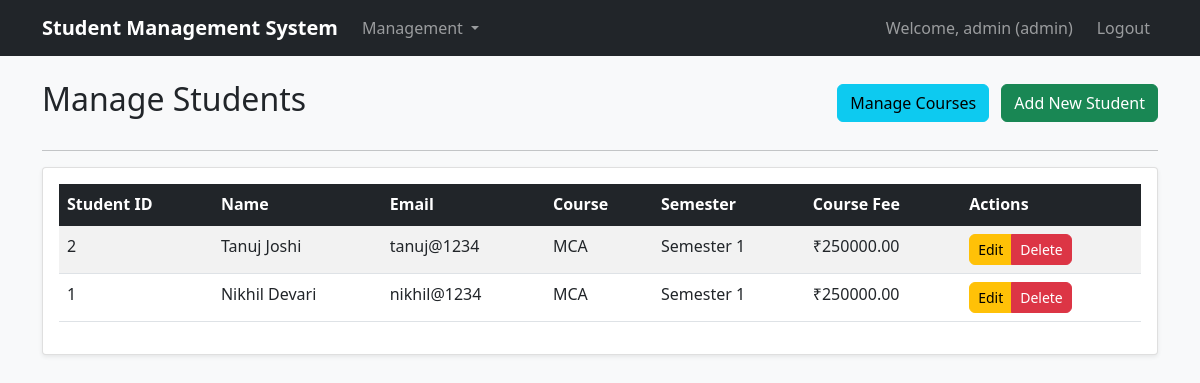
The app's page /admin/students (signed in) with its own data.
### tables this page shows
CREATE TABLE students (
            id INTEGER PRIMARY KEY AUTOINCREMENT,
            student_id TEXT UNIQUE NOT NULL,
            name TEXT NOT NULL,
            email TEXT UNIQUE NOT NULL,
            phone TEXT,
            course_id INTEGER,
            semester INTEGER NOT NULL,
            password TEXT NOT NULL,
            created_at TIMESTAMP DEFAULT CURRENT_TIMESTAMP,
            FOREIGN KEY (course_id) REFERENCES courses (id)
        );

CREATE TABLE courses (
            id INTEGER PRIMARY KEY AUTOINCREMENT,
            course_code TEXT UNIQUE NOT NULL,
            course_name TEXT NOT NULL,
            fee_amount DECIMAL(10,2) NOT NULL,
            duration INTEGER,
            description TEXT,
            created_at TIMESTAMP DEFAULT CURRENT_TIMESTAMP
        );

### app.py (the view)
@app.route('/admin/students')
def manage_students():
    if 'user_type' not in session or session['user_type'] != 'admin':
        return redirect(url_for('login'))
    conn = get_db_connection()
    students = conn.execute('''
        SELECT s.*, c.course_name, c.fee_amount
        FROM students s
        LEFT JOIN courses c ON s.course_id = c.id
        ORDER BY s.created_at DESC
    ''').fetchall()
    conn.close()
    return render_template('manage_students.html', students=students)

### database.py (called while the page is built)
def get_db_connection():
    conn = sqlite3.connect('student_management.db')
    conn.row_factory = sqlite3.Row
    return conn

### templates/manage_students.html (shortened to what this page needs)
{% extends "base.html" %}
{% block content %}
<div class="row">
    <div class="col-12">
        <div class="d-flex justify-content-between align-items-center mb-4">
            <h2>Manage Students</h2>
            <div>
                <a href="{{ url_for('manage_courses') }}" class="btn btn-info me-2">Manage Courses</a>
                <a href="{{ url_for('add_student') }}" class="btn btn-success">Add New Student</a>
            </div>
        </div>
        <hr>
    </div>
</div>
{% if not students %}
<div class="row">
    <div class="col-12">
        <div class="card border-info">
            <div class="card-body text-center py-5">
                <h4>No Students Found</h4>
                <p class="text-muted">Get started by adding your first student.</p>
                <a href="{{ url_for('add_student') }}" class="btn btn-primary btn-lg">Add First Student</a>
                <div class="mt-3">
                    <small class="text-muted">
                        Make sure you have <a href="{{ url_for('manage_courses') }}">created courses first</a> to assign students.
                    </small>
                </div>
            </div>
        </div>
    </div>
</div>
{% else %}
<div class="row">
    <div class="col-12">
        <div class="card">
            <div class="card-body">
                <div class="table-responsive">
                    <table class="table table-striped table-hover">
                        <thead class="table-dark">
                            <tr>
                                <th>Student ID</th>
                                <th>Name</th>
                                <th>Email</th>
                                <th>Course</th>
                                <th>Semester</th>
                                <th>Course Fee</th>
                                <th>Actions</th>
                            </tr>
                        </thead>
                        <tbody>
                            {% for student in students %}
                            <tr>
                                <td>{{ student.student_id }}</td>
                                <td>{{ student.name }}</td>
                                <td>{{ student.email }}</td>
                                <td>
                                    {% if student.course_name %}
                                        {{ student.course_name }}
                                    {% else %}
                                        <span class="text-danger">No Course Assigned</span>
                                    {% endif %}
                                </td>
                                <td>Semester {{ student.semester }}</td>
                                <td>
                                    {% if student.fee_amount %}
                                        ₹{{ "%.2f"|format(student.fee_amount) }}
                                    {% else %}
                                        -
                                    {% endif %}
                                </td>
                                <td>
                                    <div class="btn-group" role="group">
                                        <a href="{{ url_for('edit_student', id=student.id) }}" class="btn btn-warning btn-sm">Edit</a>
                                        <a href="{{ url_for('delete_student', id=student.id) }}" class="btn btn-danger btn-sm"
                                           onclick="return confirm('Are you sure you want to delete {{ student.name }}?')">
                                            Delete
                                        </a>
                                    </div>
                                </td>
                            </tr>
                            {% endfor %}
                        </tbody>
                    </table>
                </div>
            </div>
        </div>
    </div>
</div>
{% endif %}
{% endblock %}

### static/css/style.css (style rules this page uses)
body { background-color: #f8f9fa; }
.card { box-shadow: 0 0.125rem 0.25rem rgba(0, 0, 0, 0.075); border: 1px solid rgba(0, 0, 0, 0.125); }
.table th { border-top: none; }
.btn { border-radius: 0.375rem; }

### records on screen
students: student_id "2", name "Tanuj Joshi", email "tanuj@1234", course_name "MCA", semester "1"
courses: fee_amount "250000.00"
students: student_id "1", name "Nikhil Devari", email "nikhil@1234", course_name "MCA", semester "1"

### other values on screen
{{ session.username }} "admin"
{{ session.user_type }} "admin"
